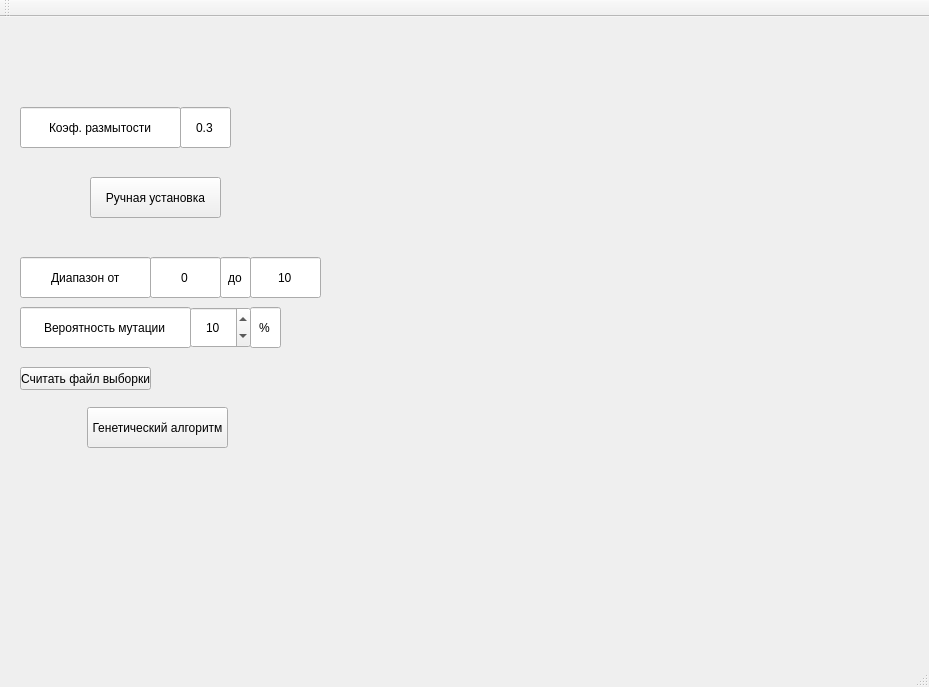
<?xml version="1.0" encoding="UTF-8"?>
<ui version="4.0">
 <class>MainWindow</class>
 <widget class="QMainWindow" name="MainWindow">
  <property name="geometry">
   <rect>
    <x>0</x>
    <y>0</y>
    <width>929</width>
    <height>687</height>
   </rect>
  </property>
  <property name="windowTitle">
   <string>MainWindow</string>
  </property>
  <widget class="QWidget" name="centralWidget">
   <widget class="QWidget" name="widget" native="true">
    <property name="geometry">
     <rect>
      <x>10</x>
      <y>80</y>
      <width>331</width>
      <height>371</height>
     </rect>
    </property>
    <widget class="QLineEdit" name="lineEdit_4">
     <property name="enabled">
      <bool>true</bool>
     </property>
     <property name="geometry">
      <rect>
       <x>140</x>
       <y>160</y>
       <width>71</width>
       <height>41</height>
      </rect>
     </property>
     <property name="minimumSize">
      <size>
       <width>21</width>
       <height>0</height>
      </size>
     </property>
     <property name="styleSheet">
      <string notr="true">font: 12pt &quot;MS Shell Dlg 2&quot;;</string>
     </property>
     <property name="text">
      <string>0</string>
     </property>
     <property name="alignment">
      <set>Qt::AlignCenter</set>
     </property>
    </widget>
    <widget class="QLineEdit" name="lineEdit">
     <property name="enabled">
      <bool>true</bool>
     </property>
     <property name="geometry">
      <rect>
       <x>10</x>
       <y>160</y>
       <width>131</width>
       <height>41</height>
      </rect>
     </property>
     <property name="layoutDirection">
      <enum>Qt::LeftToRight</enum>
     </property>
     <property name="styleSheet">
      <string notr="true">font: 12pt &quot;MS Shell Dlg 2&quot;;</string>
     </property>
     <property name="text">
      <string>Диапазон от</string>
     </property>
     <property name="maxLength">
      <number>32767</number>
     </property>
     <property name="cursorPosition">
      <number>11</number>
     </property>
     <property name="alignment">
      <set>Qt::AlignCenter</set>
     </property>
     <property name="dragEnabled">
      <bool>false</bool>
     </property>
     <property name="readOnly">
      <bool>true</bool>
     </property>
    </widget>
    <widget class="QLineEdit" name="lineEdit_3">
     <property name="enabled">
      <bool>true</bool>
     </property>
     <property name="geometry">
      <rect>
       <x>210</x>
       <y>160</y>
       <width>31</width>
       <height>41</height>
      </rect>
     </property>
     <property name="styleSheet">
      <string notr="true">font: 12pt &quot;MS Shell Dlg 2&quot;;</string>
     </property>
     <property name="text">
      <string>до</string>
     </property>
     <property name="alignment">
      <set>Qt::AlignCenter</set>
     </property>
     <property name="readOnly">
      <bool>true</bool>
     </property>
    </widget>
    <widget class="QLineEdit" name="lineEdit_2">
     <property name="enabled">
      <bool>true</bool>
     </property>
     <property name="geometry">
      <rect>
       <x>240</x>
       <y>160</y>
       <width>71</width>
       <height>41</height>
      </rect>
     </property>
     <property name="minimumSize">
      <size>
       <width>21</width>
       <height>0</height>
      </size>
     </property>
     <property name="styleSheet">
      <string notr="true">font: 12pt &quot;MS Shell Dlg 2&quot;;</string>
     </property>
     <property name="text">
      <string>10</string>
     </property>
     <property name="alignment">
      <set>Qt::AlignCenter</set>
     </property>
    </widget>
    <widget class="QLineEdit" name="lineEdit_7">
     <property name="enabled">
      <bool>true</bool>
     </property>
     <property name="geometry">
      <rect>
       <x>240</x>
       <y>210</y>
       <width>31</width>
       <height>41</height>
      </rect>
     </property>
     <property name="styleSheet">
      <string notr="true">font: 12pt &quot;MS Shell Dlg 2&quot;;</string>
     </property>
     <property name="text">
      <string>%</string>
     </property>
     <property name="alignment">
      <set>Qt::AlignCenter</set>
     </property>
     <property name="readOnly">
      <bool>true</bool>
     </property>
    </widget>
    <widget class="QLineEdit" name="lineEdit_6">
     <property name="enabled">
      <bool>true</bool>
     </property>
     <property name="geometry">
      <rect>
       <x>10</x>
       <y>210</y>
       <width>171</width>
       <height>41</height>
      </rect>
     </property>
     <property name="styleSheet">
      <string notr="true">font: 12pt &quot;MS Shell Dlg 2&quot;;</string>
     </property>
     <property name="text">
      <string>Вероятность мутации</string>
     </property>
     <property name="alignment">
      <set>Qt::AlignCenter</set>
     </property>
     <property name="readOnly">
      <bool>true</bool>
     </property>
    </widget>
    <widget class="QSpinBox" name="spinBox">
     <property name="geometry">
      <rect>
       <x>180</x>
       <y>210</y>
       <width>61</width>
       <height>41</height>
      </rect>
     </property>
     <property name="styleSheet">
      <string notr="true">font: 12pt &quot;MS Shell Dlg 2&quot;;</string>
     </property>
     <property name="alignment">
      <set>Qt::AlignCenter</set>
     </property>
     <property name="maximum">
      <number>100</number>
     </property>
     <property name="value">
      <number>10</number>
     </property>
    </widget>
    <widget class="QLineEdit" name="lineEdit_8">
     <property name="enabled">
      <bool>true</bool>
     </property>
     <property name="geometry">
      <rect>
       <x>170</x>
       <y>10</y>
       <width>51</width>
       <height>41</height>
      </rect>
     </property>
     <property name="minimumSize">
      <size>
       <width>21</width>
       <height>0</height>
      </size>
     </property>
     <property name="styleSheet">
      <string notr="true">font: 12pt &quot;MS Shell Dlg 2&quot;;</string>
     </property>
     <property name="text">
      <string>0.3</string>
     </property>
     <property name="alignment">
      <set>Qt::AlignCenter</set>
     </property>
    </widget>
    <widget class="QLineEdit" name="lineEdit_5">
     <property name="enabled">
      <bool>true</bool>
     </property>
     <property name="geometry">
      <rect>
       <x>10</x>
       <y>10</y>
       <width>161</width>
       <height>41</height>
      </rect>
     </property>
     <property name="layoutDirection">
      <enum>Qt::LeftToRight</enum>
     </property>
     <property name="styleSheet">
      <string notr="true">font: 12pt &quot;MS Shell Dlg 2&quot;;</string>
     </property>
     <property name="text">
      <string>Коэф. размытости</string>
     </property>
     <property name="maxLength">
      <number>32767</number>
     </property>
     <property name="cursorPosition">
      <number>16</number>
     </property>
     <property name="alignment">
      <set>Qt::AlignCenter</set>
     </property>
     <property name="dragEnabled">
      <bool>false</bool>
     </property>
     <property name="readOnly">
      <bool>true</bool>
     </property>
    </widget>
    <widget class="QPushButton" name="pushButton_2">
     <property name="geometry">
      <rect>
       <x>80</x>
       <y>80</y>
       <width>131</width>
       <height>41</height>
      </rect>
     </property>
     <property name="text">
      <string>Ручная установка</string>
     </property>
    </widget>
    <widget class="QPushButton" name="pushButton">
     <property name="geometry">
      <rect>
       <x>77</x>
       <y>310</y>
       <width>141</width>
       <height>41</height>
      </rect>
     </property>
     <property name="text">
      <string>Генетический алгоритм</string>
     </property>
    </widget>
    <widget class="QPushButton" name="pushButton_3">
     <property name="geometry">
      <rect>
       <x>10</x>
       <y>270</y>
       <width>131</width>
       <height>23</height>
      </rect>
     </property>
     <property name="text">
      <string>Считать файл выборки</string>
     </property>
    </widget>
   </widget>
   <widget class="QCustomPlot" name="widget_2" native="true">
    <property name="enabled">
     <bool>true</bool>
    </property>
    <property name="geometry">
     <rect>
      <x>340</x>
      <y>10</y>
      <width>580</width>
      <height>310</height>
     </rect>
    </property>
    <property name="cursor">
     <cursorShape>ArrowCursor</cursorShape>
    </property>
   </widget>
   <widget class="QCustomPlot" name="widget_3" native="true">
    <property name="geometry">
     <rect>
      <x>340</x>
      <y>320</y>
      <width>580</width>
      <height>310</height>
     </rect>
    </property>
   </widget>
  </widget>
  <widget class="QMenuBar" name="menuBar">
   <property name="geometry">
    <rect>
     <x>0</x>
     <y>0</y>
     <width>929</width>
     <height>21</height>
    </rect>
   </property>
  </widget>
  <widget class="QToolBar" name="mainToolBar">
   <attribute name="toolBarArea">
    <enum>TopToolBarArea</enum>
   </attribute>
   <attribute name="toolBarBreak">
    <bool>false</bool>
   </attribute>
  </widget>
  <widget class="QStatusBar" name="statusBar"/>
 </widget>
 <layoutdefault spacing="6" margin="11"/>
 <customwidgets>
  <customwidget>
   <class>QCustomPlot</class>
   <extends>QWidget</extends>
   <header>qcustomplot.h</header>
   <container>1</container>
  </customwidget>
 </customwidgets>
 <resources/>
 <connections/>
</ui>
